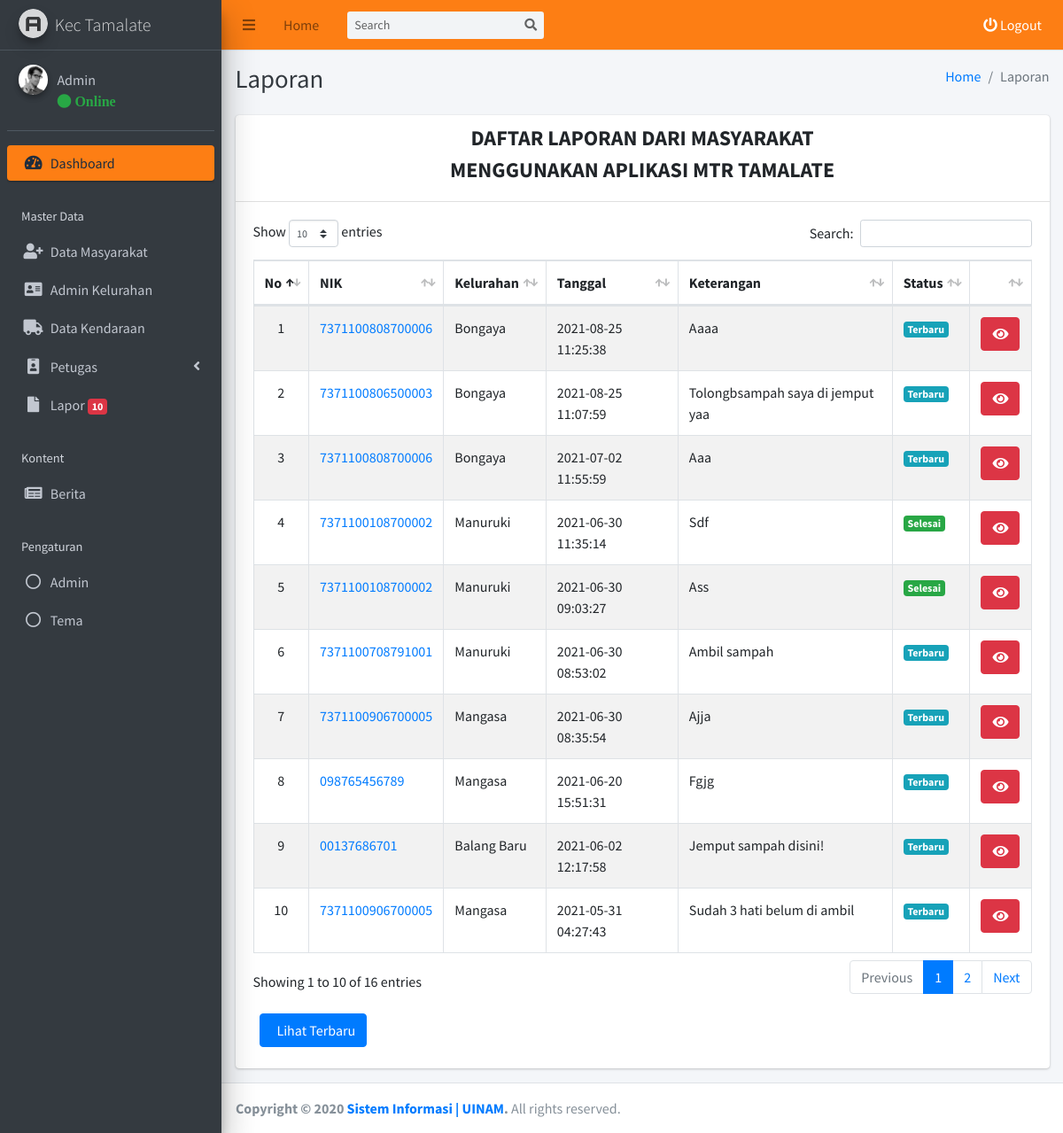
Page /kecamatan/admin/laporan/data.php (signed in) on the committed database.
### tables this page shows
CREATE TABLE `tb_akun_kecamatan` (
  `id_akun_kecamatan` int(11) NOT NULL,
  `nama_akun_kecamatan` varchar(255) NOT NULL,
  `username_akun_kecamatan` varchar(255) NOT NULL,
  `password_akun_kecamatan` varchar(255) NOT NULL,
  `foto_akun_kecamatan` varchar(255) NOT NULL,
  `status_akun_kecamatan` varchar(255) NOT NULL
);

CREATE TABLE `tb_laporan` (
  `id_laporan` int(11) NOT NULL,
  `keterangan_laporan` varchar(255) NOT NULL,
  `foto_laporan` varchar(255) NOT NULL,
  `latitude_laporan` varchar(255) NOT NULL,
  `longitude_laporan` varchar(255) NOT NULL,
  `alamat_laporan` varchar(255) NOT NULL,
  `nik_laporan` varchar(255) NOT NULL,
  `kelurahan_laporan` varchar(255) NOT NULL,
  `area_laporan` varchar(255) NOT NULL,
  `petugas_id` varchar(255) NOT NULL,
  `masyarakat_id` varchar(255) NOT NULL,
  `staus_laporan` varchar(255) NOT NULL,
  `foto_tindakan_laporan` varchar(255) NOT NULL,
  `created_at` timestamp NOT NULL DEFAULT current_timestamp(),
  `update_at` timestamp NOT NULL DEFAULT current_timestamp()
);

### kecamatan/admin/laporan/data.php (the view, shortened to what this page needs)
<?php
require '../template/header/header.php';
$laporan = mysqli_query($conn, "SELECT * FROM tb_laporan ORDER BY id_laporan DESC");
?>
  <div class="content-wrapper">
    <div class="content-header">
      <div class="container-fluid">
        <div class="row mb-2">
          <div class="col-sm-6">
            <h1 class="m-0 text-dark">Laporan</h1>
          </div>
          <div class="col-sm-6">
            <ol class="breadcrumb float-sm-right">
              <li class="breadcrumb-item"><a href="../">Home</a></li>
              <li class="breadcrumb-item active">Laporan</li>
            </ol>
          </div>
        </div>
      </div>
    </div>
    <section class="content">
      <div class="container-fluid">
        <div class="row">
          <div class="col-12">
            <div class="card">
              <div class="card-header">
              <h4 style="text-align: center;"><b>DAFTAR LAPORAN DARI MASYARAKAT</b></h4>
              <h4 style="text-align: center;"><b>MENGGUNAKAN APLIKASI MTR TAMALATE</b></h4>
              </div>
              <div class="card-body">
                <table id="example1" class="table table-bordered table-striped">
                  <thead>
                    <tr>
                    <th>No</th>
                    <th>NIK</th>
                    <th>Kelurahan</th>
                    <th>Tanggal</th>
                    <th>Keterangan</th>
                    <th>Status</th>
                    <th></th>
                  </tr>
                  </thead>
                  <tbody id="table-approve">
                  <?php
                   $i = 1; foreach($laporan as $dta) {
                    ?>
                  <tr>
                  <td style="text-align: center;"><?= $i ?></td>
                    <td><a href="../masyarakat/detail.php?id_masyarakat=<?= $dta['masyarakat_id'] ?>"> <?= $dta['nik_laporan'] ?></a></td>
                    <td><?= $dta['kelurahan_laporan'] ?></td>
                    <td><?= $dta['created_at'] ?></td>
                    <td><?= $dta['keterangan_laporan'] ?></td>
                    <?php
                      if ($dta['staus_laporan']=="Done"){
                        echo " <td><span class='badge bg-success'>Selesai</span></td>";
                      } else if ($dta['staus_laporan']=="Cancel"){
                        echo " <td><span class='badge bg-danger'>Batal</span></td>";
                      } else if ($dta['staus_laporan']=="Proccess") {
                        echo " <td><span class='badge bg-secondary'>Proses</span></td>";
                      } else {
                        echo " <td><span class='badge bg-info'>Terbaru</span></td>";
                      }
                    ?>
                    <td style="text-align:center">
                      <button type="button" class="btn btn-danger" data-toggle="modal" data-target="#modal-detail-laporan<?= $dta['id_laporan'] ?>"><i class="fa fa-eye"></i></button>
                    </td>
                  </tr>
                  <?php
                  $i = $i + 1; }
                  ?>
                  </tbody>
                </table>
              </div>
                <div class="col-12" style="margin-left: 20px;" >
                <a href="terbaru.php" type="button" class="btn btn-primary">&nbsp Lihat Terbaru</a>
                </div>
              <br>
            </div>
          </div>
        </div>
      </div>
    </section>
  </div>
<?php
require '../template/footer/footer.php';
?>

### kecamatan/admin/template/header/header.php (shortened to what this page needs)
<?php
require('../../../koneksi.php');
$get_id_session = $_SESSION['get_id_kecamatan'];
$query_header_akun = mysqli_query($conn, "SELECT * FROM tb_akun_kecamatan WHERE id_akun_kecamatan = '$get_id_session'");
$get_data_akun = mysqli_fetch_assoc($query_header_akun);
$nama_header = $get_data_akun['nama_akun_kecamatan'];
?>
<!DOCTYPE html>
<html>
<head>
  <link rel="stylesheet" href="../../../assets/plugins/fontawesome-free/css/all.min.css">
  <link rel="stylesheet" href="../../../assets/plugins/summernote/summernote-bs4.css">
  <link rel="stylesheet" href="../../../assets/plugins/ekko-lightbox/ekko-lightbox.css">
  <link rel="stylesheet" href="https://code.ionicframework.com/ionicons/2.0.1/css/ionicons.min.css">
  <link rel="stylesheet" href="../../../assets/plugins/tempusdominus-bootstrap-4/css/tempusdominus-bootstrap-4.min.css">
  <link rel="stylesheet" href="../../../assets/plugins/datatables-bs4/css/dataTables.bootstrap4.min.css">
  <link rel="stylesheet" href="../../../assets/plugins/datatables-responsive/css/responsive.bootstrap4.min.css">
  <link href="https://cdn.jsdelivr.net/gh/gitbrent/bootstrap-switch-button@1.1.0/css/bootstrap-switch-button.min.css" rel="stylesheet">
  <link rel="stylesheet" href="../../../assets/dist/css/adminlte.min.css">
  <link rel="stylesheet" href="../../../assets/plugins/overlayScrollbars/css/OverlayScrollbars.min.css">
</head>
<body class="hold-transition sidebar-mini layout-fixed">
<div class="wrapper">
  <nav class="main-header navbar navbar-expand navbar-orange navbar-light">
    <ul class="navbar-nav">
      <li class="nav-item">
        <a class="nav-link" data-widget="pushmenu" href="#" role="button"><i class="fas fa-bars"></i></a>
      </li>
      <li class="nav-item d-none d-sm-inline-block">
        <a href="../index.php" class="nav-link">Home</a>
      </li>
    </ul>
    <form class="form-inline ml-3">
      <div class="input-group input-group-sm">
        <input class="form-control form-control-navbar" type="search" placeholder="Search" aria-label="Search">
        <div class="input-group-append">
          <button class="btn btn-navbar" type="submit">
            <i class="fas fa-search"></i>
          </button>
        </div>
      </div>
    </form>
    <ul class="navbar-nav ml-auto">
      <li class="nav-item">
        <a style="color: white;" class="nav-link" data-toggle="modal" data-target="#modal-default"  href="" role="button">
          <i class="fas fa fa-power-off" style="color: white;"></i> Logout
        </a>
      </li>
    </ul>
  </nav>
  <aside class="main-sidebar sidebar-dark-orange elevation-5">
    <a href="../index.php" class="brand-link">
      <img src="../../../assets/dist/img/AdminLTELogo.png" alt="Logo Kabupaten Soppeng" class="brand-image img-circle elevation-3"
           style="opacity: .8">
      <span class="brand-text font-weight-light">Kec Tamalate</span>
    </a>
    <div class="sidebar">
      <div class="user-panel mt-3 pb-3 mb-3 d-flex">
        <div class="image">
          <img src="../../../assets/dist/img/user2-160x160.jpg" class="img-circle elevation-2" alt="User Image">
        </div>
        <div class="info">
          <a href="#" class="d-block"><?= $nama_header ?></a>
          <a href="#"<i class="fa fa-circle text-success"></i> Online</a>
        </div>
      </div>
      <nav class="mt-2">
        <ul class="nav nav-pills nav-sidebar flex-column" data-widget="treeview" role="menu" data-accordion="false">
          <li class="nav-item has-treeview menu-open">
            <a href="../" class="nav-link active">
              <i class="nav-icon fas fa-tachometer-alt"></i>
              <p>
                Dashboard
              </p>
            </a>
          </li>
          <li class="nav-header">Master Data</li>
          <li class="nav-item">
            <a href="../masyarakat/data.php" class="nav-link">
              <i class="nav-icon fa fa-user-plus"></i>
              <p>
                Data Masyarakat
              </p>
            </a>
          </li>
          <li class="nav-item">
            <a href="../admin-kelurahan/data.php" class="nav-link">
              <i class="nav-icon fa fa-address-card"></i>
              <p>
                Admin Kelurahan
              </p>
            </a>
          </li>
          <li class="nav-item">
            <a href="../kendaraan/data.php" class="nav-link">
              <i class="nav-icon fa fa-truck"></i>
              <p>
                Data Kendaraan
              </p>
            </a>
          </li>
          <li class="nav-item">
            <a href="" class="nav-link">
              <i class="nav-icon fa fa-id-badge"></i>
              <p>
                Petugas
                <i class="fas fa-angle-left right"></i>
              </p>
            </a>
          </li>
          <li class="nav-item">
          <?php
            $laporan = mysqli_query($conn, "SELECT * FROM tb_laporan WHERE staus_laporan = 'New'");
            $row_laporan = mysqli_num_rows($laporan);
            $row_laporan_final = $row_laporan;
          ?>
            <a href="#" class="nav-link">
              <i class="far fa fa-file nav-icon"></i>
              <p>
                Lapor
                <span class="badge badge-danger"><?= $row_laporan_final ?></span>
              </p>
            </a>
          </li>
          <li class="nav-header">Kontent</li>
          <li class="nav-item">
            <a href="../berita/data.php" class="nav-link">
              <i class="far fa fa-newspaper nav-icon"></i>
              <p>
                Berita
              </p>
            </a>
          </li>
          <li class="nav-header">Pengaturan</li>
          <li class="nav-item">
            <a href="../user/data.php" class="nav-link">
              <i class="far fa-circle nav-icon"></i>
              <p>
                Admin
              </p>
            </a>
          </li>
          <li class="nav-item">
            <a class="nav-link" data-widget="control-sidebar" data-slide="true" href="#" role="button">
              <i class="far fa-circle nav-icon"></i>
              <p>
                Tema
              </p>
            </a>
          </li>
          <li class="nav-header"></li>
          <li class="nav-header"></li>
        </ul>
      </nav>
    </div>
  </aside>

### rows in the picture
tb_akun_kecamatan: nama_akun_kecamatan "Admin"
tb_laporan: nik_laporan "7371100808700006", kelurahan_laporan "Bongaya", created_at "2021-08-25 11:25:38", keterangan_laporan "Aaaa", staus_laporan "Terbaru"
tb_laporan: nik_laporan "7371100806500003", kelurahan_laporan "Bongaya", created_at "2021-08-25 11:07:59", keterangan_laporan "Tolongbsampah saya di jemput yaa", staus_laporan "Terbaru"
tb_laporan: nik_laporan "7371100808700006", kelurahan_laporan "Bongaya", created_at "2021-07-02 11:55:59", keterangan_laporan "Aaa", staus_laporan "Terbaru"
tb_laporan: nik_laporan "7371100108700002", kelurahan_laporan "Manuruki", created_at "2021-06-30 11:35:14", keterangan_laporan "Sdf", staus_laporan "Selesai"
tb_laporan: nik_laporan "7371100108700002", kelurahan_laporan "Manuruki", created_at "2021-06-30 09:03:27", keterangan_laporan "Ass", staus_laporan "Selesai"
tb_laporan: nik_laporan "7371100708791001", kelurahan_laporan "Manuruki", created_at "2021-06-30 08:53:02", keterangan_laporan "Ambil sampah", staus_laporan "Terbaru"
tb_laporan: nik_laporan "7371100906700005", kelurahan_laporan "Mangasa", created_at "2021-06-30 08:35:54", keterangan_laporan "Ajja", staus_laporan "Terbaru"
tb_laporan: nik_laporan "098765456789", kelurahan_laporan "Mangasa", created_at "2021-06-20 15:51:31", keterangan_laporan "Fgjg", staus_laporan "Terbaru"
tb_laporan: nik_laporan "00137686701", kelurahan_laporan "Balang Baru", created_at "2021-06-02 12:17:58", keterangan_laporan "Jemput sampah disini!", staus_laporan "Terbaru"
tb_laporan: nik_laporan "7371100906700005", kelurahan_laporan "Mangasa", created_at "2021-05-31 04:27:43", keterangan_laporan "Sudah 3 hati belum di ambil", staus_laporan "Terbaru"

### other values in the picture
$row_laporan_final "10"
